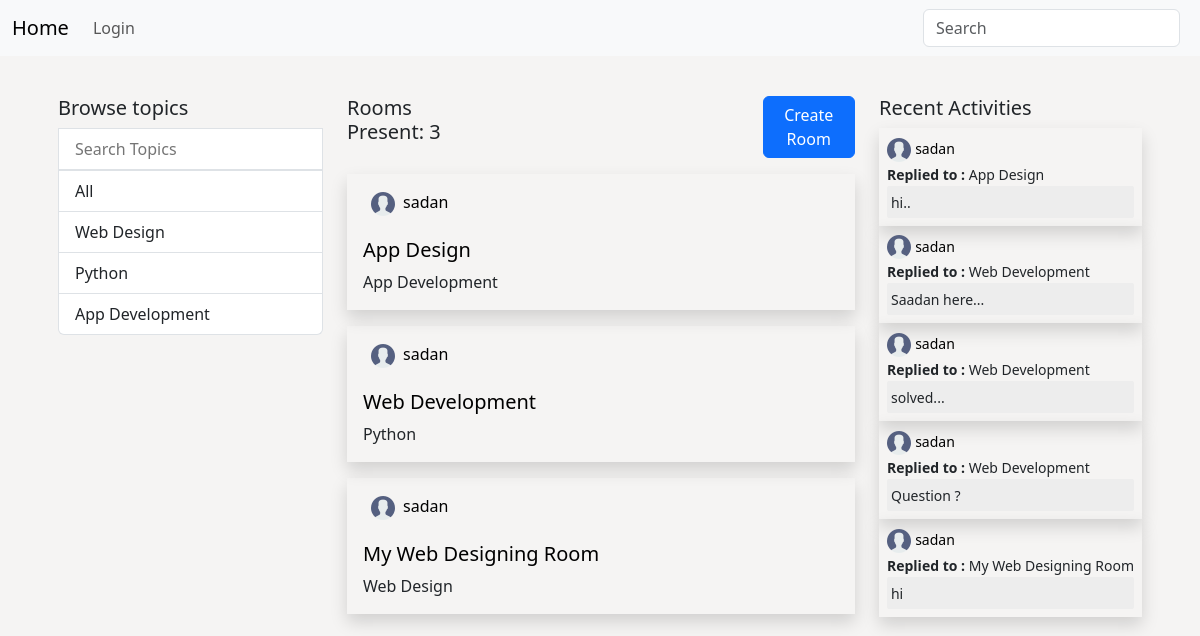
/index, run on the app's committed database.
### app/models.py (models this page shows, shortened)
class Topic(models.Model):
    name = models.CharField(max_length=200)
    def __str__(self):
        return self.name

class Room(models.Model):
    host = models.ForeignKey(User, on_delete=models.CASCADE, null=True)
    topic = models.ForeignKey(Topic, on_delete=models.SET_NULL, null=True)
    participants = models.ManyToManyField(User, related_name='participants')
    name = models.CharField(max_length=100)
    description = models.TextField(null=True,blank=True)
    updated = models.DateTimeField(auto_now=True) # Time will be changed on update
    created = models.DateTimeField(auto_now_add=True)
    def __str__(self):
        return self.name
    class Meta:
        ordering = ['-updated','-created']

class User(AbstractUser):
    name = models.CharField(max_length=100, null=True)
    email = models.EmailField(unique=True)
    bio = models.TextField(null=True)
    avatar = models.ImageField(null=True,default='avatar.png')
    USERNAME_FIELD = 'email'
    REQUIRED_FIELDS = []

class Message(models.Model):
    user = models.ForeignKey(User, on_delete=models.CASCADE)
    room = models.ForeignKey(Room, on_delete=models.CASCADE)
    body = models.TextField()
    updated = models.DateTimeField(auto_now=True)
    created = models.DateTimeField(auto_now_add=True)
    class Meta:
        ordering = ['-updated','-created']

### app/views.py (the view)
# urls.py: path('index', views.index, name='home'),
def index(request):
    q = request.GET.get('q') if request.GET.get('q') != None else ''
    data = Room.objects.filter(
        Q(topic__name__icontains = q) |
        Q(name__icontains = q) |
        Q(description__icontains = q)
        )
    topics = Topic.objects.all()
    room = data.count()
    activities = Message.objects.filter(Q(room__topic__name__icontains = q))[0:5]
    context = {'data':data, 'topics':topics, 'room_count':room,'activities':activities}
    return render(request,'home.html',context)

### templates/home.html (shortened to what this page needs)
{% extends 'main.html' %}
{% block content %}
<div class="container my-4">
  <div class="row my-4 p-3">
    <div class="col-auto">
      {% include 'topic_component.html' %}
    </div>
    <div class="col" id="a_tag">
          <div class="d-flex">
            <h5>Rooms Present: {{room_count}}</h5>
            <div id="btn">
              <a href="{% url 'create-room' %}">
                <button class="btn btn-primary">
                  Create Room
                </button>
              </a>
            </div>
          </div>
          {% include 'feed_component.html' %}
    </div>
    {% include 'activity_component.html' %}
  </div>
</div>
{% endblock %}

### templates/topic_component.html
<div class="list-group">
       <h5>Browse topics</h5>
      <form class="d-flex" role="search" method="GET" action="{% url 'home' %}">
          <input class="list-group-item list-group-item-action" type="text" placeholder="Search Topics" name="q">
      </form>
       <a href="{% url 'home' %}" class="list-group-item list-group-item-action">
         All
       </a>
       {% for topic in topics %}
       <a href="{% url 'home' %}?q={{topic.name}}" class="list-group-item list-group-item-action">
         {{topic.name}}
       </a>
       {% endfor %}
</div>

### templates/feed_component.html (shortened to what this page needs)
{% load static %}
{% for d in data %}
<div class=" my-3 p-3 shadow ">
	<div class="col d-flex">
		<a href="{% url 'user-profile' d.host.id %}" class="px-2">
			<img src="{{d.host.avatar.url}}" alt="">
		</a>
		<a href="{% url 'user-profile' d.host.id %}">{{d.host.username}}</a>
	<br>
	<br>
	</div>
	<div class="col">
		<a href="{% url 'room' d.id %}">
			<h5>
				{{d.name}}
			</h5>
		</a>
		<div>
			{{d.topic}}
		</div>
	</div>
</div>
{% endfor %}

### templates/activity_component.html (shortened to what this page needs)
{% load static %}
<div class="col-auto">
      <h5>Recent Activities</h5>
      {% for activity in activities %}
      <div class="shadow p-2">
        <div id="activity_del">
          <img src="{{activity.user.avatar.url}}" alt="">
          <small>
            <a href="{% url 'user-profile' activity.user.id %}">{{activity.user.username}}</a>
          </small>
        </div>
        <small><b>Replied to : </b> {{activity.room}}</small>
        <div id="msg_activity" class="p-1">
          <small>{{activity.body}}</small>
        </div>
      </div>
      {% endfor %}
</div>

### templates/home.html (style rules this page uses)
body { background-color: #f5f4f3; }
#btn { margin-left: 293px; }

### templates/feed_component.html (style rules this page uses)
body { background-color: #f5f4f3; }
a { text-decoration: none; color: black; }

### templates/activity_component.html (style rules this page uses)
body { background-color: #f5f4f3; }
#msg_activity { background-color:#ededed; border-radius: 2px; }

### data on the page
Topic: name "Web Design"
Topic: name "Python"
Topic: name "App Development"
Room: host.avatar (picture), host.username "sadan", name "App Design", topic "App Development"
Room: host.avatar (picture), host.username "sadan", name "Web Development", topic "Python"
Room: host.avatar (picture), host.username "sadan", name "My Web Designing Room", topic "Web Design"
Message: user.avatar (picture), user.username "sadan", room "App Design", body "hi.."
Message: user.avatar (picture), user.username "sadan", room "Web Development", body "Saadan here..."
Message: user.avatar (picture), user.username "sadan", room "Web Development", body "solved..."
Message: user.avatar (picture), user.username "sadan", room "Web Development", body "Question ?"
Message: user.avatar (picture), user.username "sadan", room "My Web Designing Room", body "hi"

### other printed values
{{ room_count }} "3"
